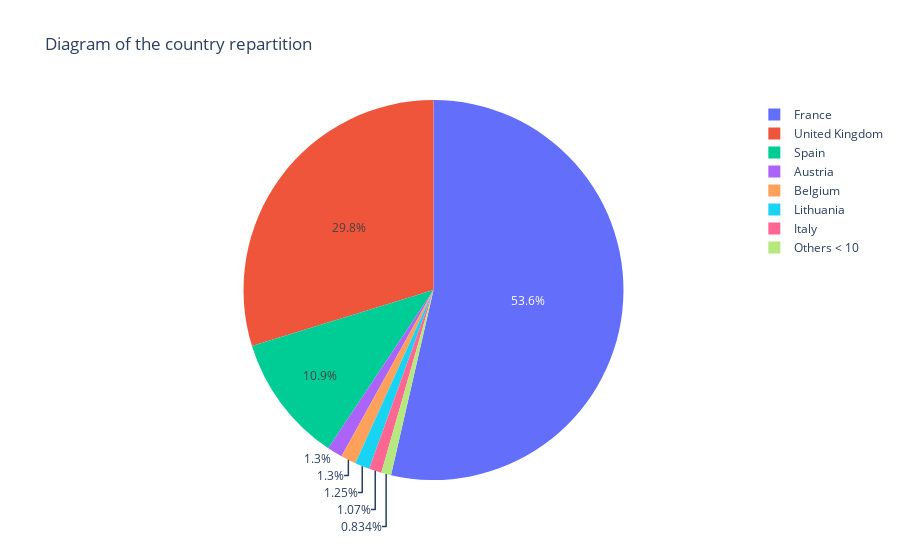

Notebook code cell kept with this figure:
### Markdown cell above
### b - Pie of countries

### Code cell
count_country = df['Country'].value_counts()

limit = 10
count_country['Others < 10'] = count_country[count_country < limit].sum()
count_country = count_country[count_country >= limit]

fig = px.pie(count_country, values=count_country.values, names=count_country.index, 
             title='Diagram of the country repartition')

fig.show()

### Figure 1 — Plotly figure (JSON) as saved in the notebook; plotly's stock layout.template omitted (floating-point values rounded to 4 significant figures)
{"data": [{"domain": {"x": [0, 1], "y": [0, 1]}, "hovertemplate": "Country=%{label}<br>value=%{value}<extra></extra>", "labels": ["France", "United Kingdom", "Spain", "Austria", "Belgium", "Lithuania", "Italy", "Others < 10"], "legendgroup": "", "name": "", "showlegend": true, "type": "pie", "values": [1156, 642, 235, 28, 28, 27, 23, 18]}], "layout": {"legend": {"tracegroupgap": 0}, "title": {"text": "Diagram of the country repartition"}}}
